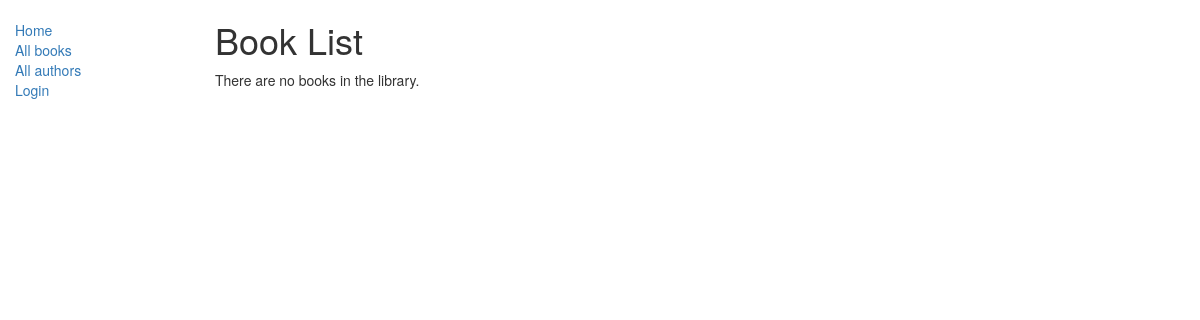
Page /catalog/books/ on the earlier database version.
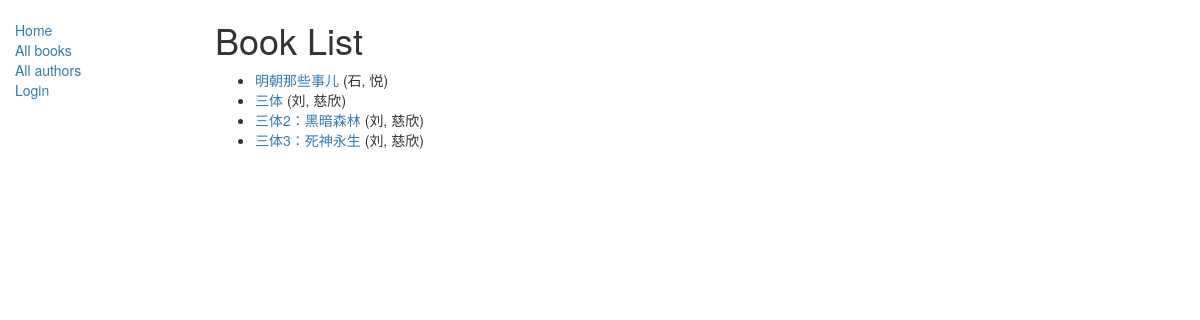
Same page on the later database version.
### catalog/models.py (models this page shows, shortened)
class Book(models.Model):
    title = models.CharField(max_length=200)
    author = models.ForeignKey('Author', on_delete=models.SET_NULL, null=True)
    summary = models.TextField(max_length=1000, help_text="Enter a brief description of the book")
    isbn = models.CharField('ISBN', max_length=13,
                            unique=True,
                            help_text='13 Character <a href="https://www.isbn-international.org/content/what-isbn"'
                                      '>ISBN number</a>')
    genre = models.ManyToManyField(Genre, help_text="Select a genre for this book")
    language = models.ForeignKey('Language', on_delete=models.SET_NULL, null=True)
    def get_absolute_url(self):
        return reverse('book-detail', args=[str(self.id)])
    def display_genre(self):
        """
        Creates a string for the Genre. This is required to display genre in Admin.
        """
        return ', '.join([genre.name for genre in self.genre.all()[:3]])
    display_genre.short_description = 'Genre'

class Author(models.Model):
    first_name = models.CharField(max_length=100)
    last_name = models.CharField(max_length=100)
    date_of_birth = models.DateField(null=True, blank=True)
    date_of_death = models.DateField('Died', null=True, blank=True)
    def __str__(self):
        return '%s, %s' % (self.last_name, self.first_name)
    class Meta:
        ordering = ['last_name']

### catalog/views.py (the view)
# urls.py: path('books/', views.BookListView.as_view(), name='books'),
class BookListView(generic.ListView):
    model = Book

### catalog/templates/catalog/book_list.html
{% extends "base_generic.html" %}
{% block content %}
    <h1>Book List</h1>
    {% if book_list %}
    <ul>
      {% for book in book_list %}
      <li>
        <a href="{{ book.get_absolute_url }}">{{ book.title }}</a> ({{book.author}})
      </li>
      {% endfor %}
    </ul>
    {% else %}
      <p>There are no books in the library.</p>
    {% endif %}
{% endblock %}

### catalog/templates/base_generic.html (shortened to what this page needs)
<!DOCTYPE html>
<html lang="en">
<head>
  <link rel="stylesheet" href="https://maxcdn.bootstrapcdn.com/bootstrap/3.3.7/css/bootstrap.min.css">
  {% load static %}
  <link rel="stylesheet" href="{% static 'css/styles.css' %}">
</head>
<body>
  <div class="container-fluid">
    <div class="row">
      <div class="col-sm-2">
      {% block sidebar %}
      <ul class="sidebar-nav">
          <li><a href="{% url 'index' %}">Home</a></li>
          <li><a href="{% url 'books' %}">All books</a></li>
          <li><a href="{% url 'authors' %}">All authors</a></li>
          {% if user.is_authenticated %}
            <li>User: {{ user.get_username }}</li>
            <li><a href="{% url 'my-borrowed' %}">My Borrowed</a></li>
            <li><a href="{% url 'logout'%}?next={{request.path}}">Logout</a></li>
          {% else %}
            <li><a href="{% url 'login'%}?next={{request.path}}">Login</a></li>
          {% endif %}
      </ul>
     {% endblock %}
      </div>
      <div class="col-sm-10 ">
      {% block content %}{% endblock %}
      </div>
    </div>
  </div>
</body>
</html>

### catalog/static/css/styles.css (style rules this page uses)
.sidebar-nav { margin-top: 20px; padding: 0; list-style: none; }

Differences in the rows shown:
added Book: title "明朝那些事儿", author "石, 悦"
added Book: title "三体", author "刘, 慈欣"
added Book: title "三体2：黑暗森林", author "刘, 慈欣"
added Book: title "三体3：死神永生", author "刘, 慈欣"
Other differences:
text no longer shown: "There are no books in the library."
